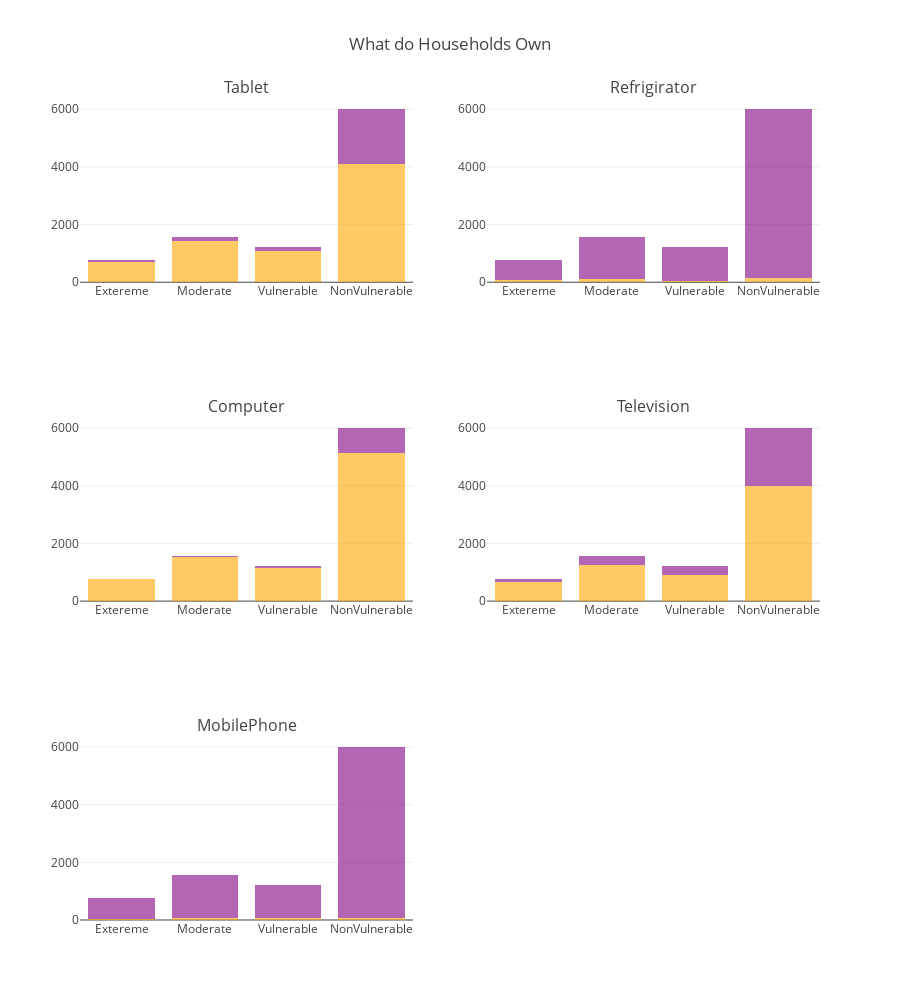

Write notebook code for a chart like this one.
### Markdown cell above
## What Do Households Own

### Code cell
def compare_plot(col, title):
    tr1 = data[data['Target'] == 1][col].value_counts().to_dict()
    tr2 = data[data['Target'] == 2][col].value_counts().to_dict()
    tr3 = data[data['Target'] == 3][col].value_counts().to_dict()
    tr4 = data[data['Target'] == 4][col].value_counts().to_dict()
    
    xx = ['Extereme', 'Moderate', 'Vulnerable', 'NonVulnerable']
    trace1 = go.Bar(y=[tr1[0], tr2[0], tr3[0], tr4[0]], name="Not Present", x=xx, marker=dict(color="orange", opacity=0.6))
    trace2 = go.Bar(y=[tr1[1], tr2[1], tr3[1], tr4[1]], name="Present", x=xx, marker=dict(color="purple", opacity=0.6))
    
    return trace1, trace2 
    
tr1, tr2 = compare_plot("v18q", "Tablet")
tr3, tr4 = compare_plot("refrig", "Refrigirator")
tr5, tr6 = compare_plot("computer", "Computer")
tr7, tr8 = compare_plot("television", "Television")
tr9, tr10 = compare_plot("mobilephone", "MobilePhone")
titles = ["Tablet", "Refrigirator", "Computer", "Television", "MobilePhone"]

fig = tools.make_subplots(rows=3, cols=2, print_grid=False, subplot_titles=titles)
fig.append_trace(tr1, 1, 1)
fig.append_trace(tr2, 1, 1)
fig.append_trace(tr3, 1, 2)
fig.append_trace(tr4, 1, 2)
fig.append_trace(tr5, 2, 1)
fig.append_trace(tr6, 2, 1)
fig.append_trace(tr7, 2, 2)
fig.append_trace(tr8, 2, 2)
fig.append_trace(tr9, 3, 1)
fig.append_trace(tr10, 3, 1)

fig['layout'].update(height=1000, title="What do Households Own", barmode="stack", showlegend=False)
iplot(fig)

### Figure 1 — Plotly figure (JSON) as saved in the notebook; plotly's stock layout.template omitted (floating-point values rounded to 4 significant figures)
{"data": [{"marker": {"color": "orange", "opacity": 0.6}, "name": "Not Present", "type": "bar", "uid": "daf6b21c-a345-4ef5-af72-10dfc8222cd5", "x": ["Extereme", "Moderate", "Vulnerable", "NonVulnerable"], "xaxis": "x", "y": [714, 1440, 1072, 4116], "yaxis": "y"}, {"marker": {"color": "purple", "opacity": 0.6}, "name": "Present", "type": "bar", "uid": "d1d843d7-963a-4ea6-b845-a68e6cf00f50", "x": ["Extereme", "Moderate", "Vulnerable", "NonVulnerable"], "xaxis": "x", "y": [60, 118, 149, 1888], "yaxis": "y"}, {"marker": {"color": "orange", "opacity": 0.6}, "name": "Not Present", "type": "bar", "uid": "572b5ad8-0ea1-4247-9594-b0d6d77197f9", "x": ["Extereme", "Moderate", "Vulnerable", "NonVulnerable"], "xaxis": "x2", "y": [91, 109, 45, 160], "yaxis": "y2"}, {"marker": {"color": "purple", "opacity": 0.6}, "name": "Present", "type": "bar", "uid": "8e6d7b5d-cc26-42cd-a575-29514b30a367", "x": ["Extereme", "Moderate", "Vulnerable", "NonVulnerable"], "xaxis": "x2", "y": [683, 1449, 1176, 5844], "yaxis": "y2"}, {"marker": {"color": "orange", "opacity": 0.6}, "name": "Not Present", "type": "bar", "uid": "a9ee2438-19f0-4a5e-adfa-9ad8771d27dc", "x": ["Extereme", "Moderate", "Vulnerable", "NonVulnerable"], "xaxis": "x3", "y": [761, 1538, 1159, 5123], "yaxis": "y3"}, {"marker": {"color": "purple", "opacity": 0.6}, "name": "Present", "type": "bar", "uid": "2ae594b4-3430-423d-8d05-e99c8b4ee019", "x": ["Extereme", "Moderate", "Vulnerable", "NonVulnerable"], "xaxis": "x3", "y": [13, 20, 62, 881], "yaxis": "y3"}, {"marker": {"color": "orange", "opacity": 0.6}, "name": "Not Present", "type": "bar", "uid": "a0babc68-ba02-4468-a9d7-6bfc9406c1ce", "x": ["Extereme", "Moderate", "Vulnerable", "NonVulnerable"], "xaxis": "x4", "y": [676, 1253, 915, 3993], "yaxis": "y4"}, {"marker": {"color": "purple", "opacity": 0.6}, "name": "Present", "type": "bar", "uid": "7705f37e-6f12-40c7-a93d-7c67aa752624", "x": ["Extereme", "Moderate", "Vulnerable", "NonVulnerable"], "xaxis": "x4", "y": [98, 305, 306, 2011], "yaxis": "y4"}, {"marker": {"color": "orange", "opacity": 0.6}, "name": "Not Present", "type": "bar", "uid": "811f66e1-cb5f-4b7a-b155-c9cb8b43f906", "x": ["Extereme", "Moderate", "Vulnerable", "NonVulnerable"], "xaxis": "x5", "y": [42, 70, 54, 70], "yaxis": "y5"}, {"marker": {"color": "purple", "opacity": 0.6}, "name": "Present", "type": "bar", "uid": "28b1d5c3-c784-4da7-b105-e3eb66481ce2", "x": ["Extereme", "Moderate", "Vulnerable", "NonVulnerable"], "xaxis": "x5", "y": [732, 1488, 1167, 5934], "yaxis": "y5"}], "layout": {"annotations": [{"font": {"size": 16}, "showarrow": false, "text": "Tablet", "x": 0.225, "xanchor": "center", "xref": "paper", "y": 1, "yanchor": "bottom", "yref": "paper"}, {"font": {"size": 16}, "showarrow": false, "text": "Refrigirator", "x": 0.775, "xanchor": "center", "xref": "paper", "y": 1, "yanchor": "bottom", "yref": "paper"}, {"font": {"size": 16}, "showarrow": false, "text": "Computer", "x": 0.225, "xanchor": "center", "xref": "paper", "y": 0.6111, "yanchor": "bottom", "yref": "paper"}, {"font": {"size": 16}, "showarrow": false, "text": "Television", "x": 0.775, "xanchor": "center", "xref": "paper", "y": 0.6111, "yanchor": "bottom", "yref": "paper"}, {"font": {"size": 16}, "showarrow": false, "text": "MobilePhone", "x": 0.225, "xanchor": "center", "xref": "paper", "y": 0.2222, "yanchor": "bottom", "yref": "paper"}], "barmode": "stack", "height": 1000, "showlegend": false, "title": {"text": "What do Households Own"}, "xaxis": {"anchor": "y", "domain": [0, 0.45]}, "xaxis2": {"anchor": "y2", "domain": [0.55, 1]}, "xaxis3": {"anchor": "y3", "domain": [0, 0.45]}, "xaxis4": {"anchor": "y4", "domain": [0.55, 1]}, "xaxis5": {"anchor": "y5", "domain": [0, 0.45]}, "xaxis6": {"anchor": "y6", "domain": [0.55, 1]}, "yaxis": {"anchor": "x", "domain": [0.7778, 1]}, "yaxis2": {"anchor": "x2", "domain": [0.7778, 1]}, "yaxis3": {"anchor": "x3", "domain": [0.3889, 0.6111]}, "yaxis4": {"anchor": "x4", "domain": [0.3889, 0.6111]}, "yaxis5": {"anchor": "x5", "domain": [0, 0.2222]}, "yaxis6": {"anchor": "x6", "domain": [0, 0.2222]}}}
